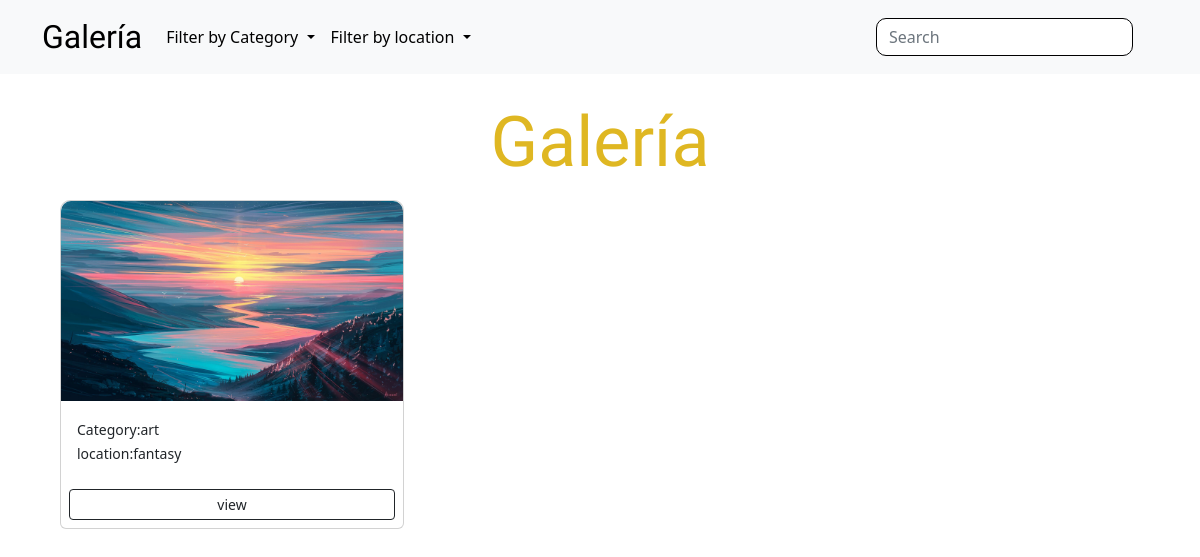
The app's page /?category=art with its own data.
### gallery/models.py (models this page shows, shortened)
class Image(models.Model):
    image = models.ImageField(upload_to= 'media/', default='')
    name = models.CharField(max_length=20)
    description = models.CharField(max_length=255, null=False, blank=False)
    category = models.ForeignKey(Category, on_delete=models.SET_NULL, null=True)
    location =  models.ForeignKey(Location, on_delete=models.SET_NULL , null=True)
    def __str__(self):
        return self.description

class Category(models.Model):
    name = models.CharField(max_length=100, null=False, blank=False)

class Location(models.Model):
    name = models.CharField(max_length=100, null=False, blank=False)

### gallery/views.py (the view)
# urls.py: path('',views.gallery, name='gallery'),
def gallery(request):
    category = request.GET.get('category')
    if category == None:
        images = Image.get_images()
    else:
        images = Image.objects.filter(category__name=category)
        print(images)
    categories = Category.objects.all()
    locations = Location.objects.all()
    return render(request, 'gallery/gallery.html',{'images':images, 'categories':categories, 'category':category, locations:locations})

### gallery/templates/gallery/gallery.html (shortened to what this page needs)
{% extends 'gallery/base.html' %} {% block content %}
<div class="con-wrapper-fluid">
  <div class="title">
    <h1 style="text-align: center">Galería</h1>
  </div>
  <div class="container">
    <div class="row">
      {% for image in images %}
      <div class="col-s-6 col-md-4">
        <div class="card my-2">
          <img
            src="{{ image.image.url }}"
            class="image-thumbnail"
            alt="Card image cap"
          />
          <div class="card-body">
            <small>Category:{{image.category.name}}</small>
            <br />
            <small> location:{{image.location.name}}</small>
          </div>
          <a
            href="{% url 'photo' image.id %}"
            class="btn btn-outline-dark btn-sm m-2"
            >view</a
          >
        </div>
      </div>
      {% endfor %}
    </div>
  </div>
</div>
{% endblock %}

### gallery/static/css/global.css (style rules this page uses)
.image-thumbnail { height: 200px; color: dodgerblue; }

### gallery/templates/gallery/gallery.html (style rules this page uses)
.title { margin-top: 100px; }
h1 { font-family: "Grand Hotel", cursive; font-size: 70px; color: #dfb722; }
.card { border-top-left-radius: 10px; border-top-right-radius: 10px; }
.card img { border-top-left-radius: 10px; border-top-right-radius: 10px; }

### records on screen
Image: image (picture), category.name "art", location.name "fantasy"
